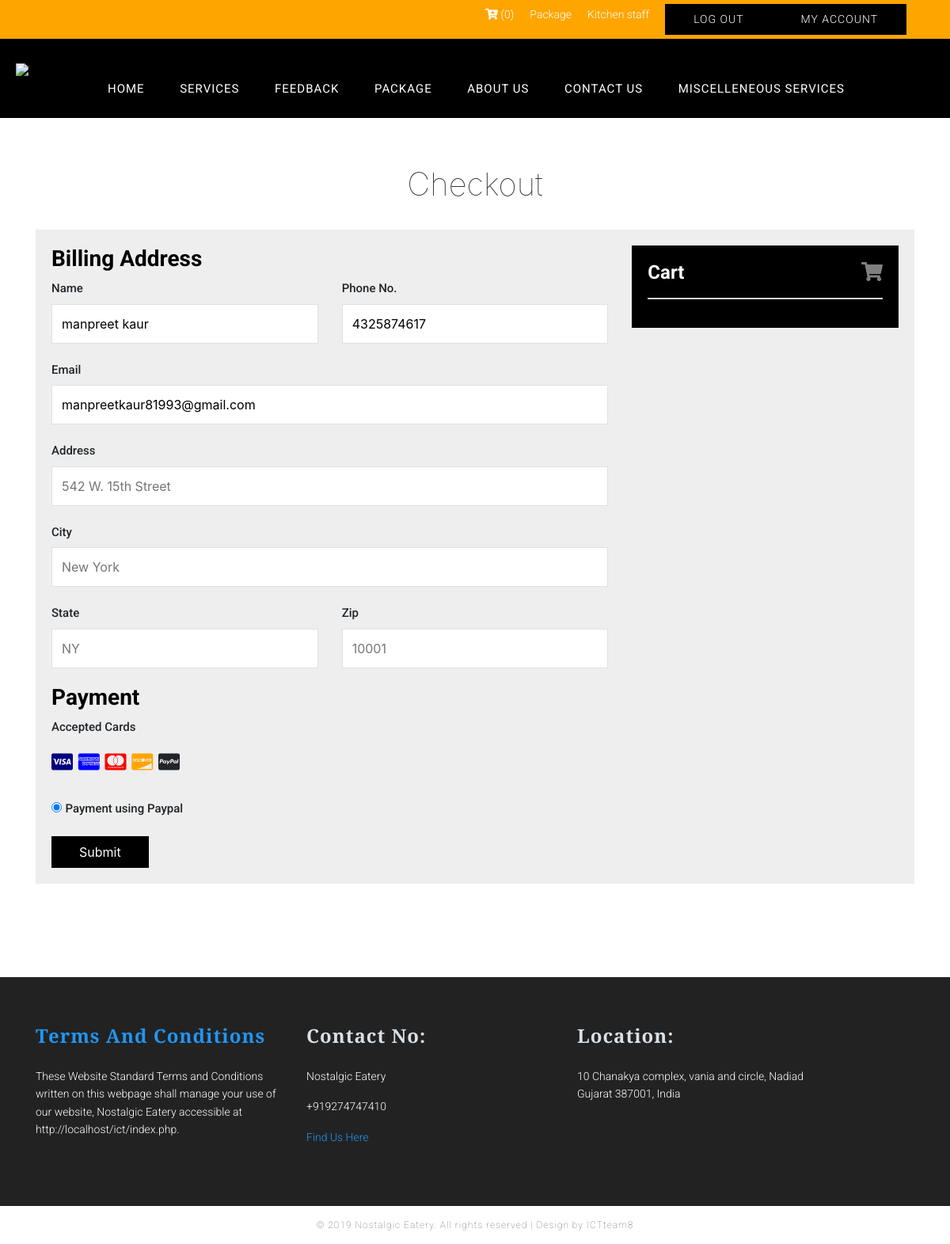
/buy_package.php (signed in), run on the app's committed database.
### tables this page shows
CREATE TABLE `user` (
  `id` int(11) NOT NULL,
  `name` varchar(100) NOT NULL,
  `email` varchar(100) NOT NULL,
  `contactno` bigint(10) DEFAULT NULL,
  `dob` date DEFAULT NULL,
  `username` varchar(100) NOT NULL,
  `password` varchar(100) NOT NULL,
  `address` varchar(255) NOT NULL,
  `user_type` enum('users','admin') NOT NULL DEFAULT 'users',
  `created_at` datetime NOT NULL DEFAULT current_timestamp()
);

### server.php (called while the page is built, shortened)
<?php
$servername = "localhost";
$username = "root";
$password = "";
$db = "ictatjcu_cons2";
$conn = mysqli_connect($servername, $username, $password, $db);
function get_billing_details(){
	global $conn;
	$table = 'user';
	$query = "SELECT u.name, u.email, u.contactno, address.*  FROM " . $table  .' u';
	$query .= " LEFT JOIN address on address.user_id = u.id";
	$query .= " WHERE u.id = ".$_SESSION['id'];
	$query = mysqli_query($conn, $query);
	return  mysqli_fetch_all($query, MYSQLI_ASSOC);
}
?>

### buy_package.php (the view, shortened to what this page needs)
<?php include('server.php') ?>
<?php
	$first_name = "";
	$email = "";
	$address = "";
	$city = "";
	$state = "";
	$zip = $phone ="";
	if(!isset($_SESSION['id'])){
		header('location:login.php?err=2');
	} else {
		$user_data = get_billing_details();
		$first_name = $user_data[0]['name'];
		$email = $user_data[0]['email'];
		$phone = $user_data[0]['contactno'];
		$address = $user_data[0]['address'];
		$city = $user_data[0]['city'];
		$state = $user_data[0]['state'];
		$zip = $user_data[0]['zip_code'];
	}
?>
<!DOCTYPE html>
<html>
    <head>
        <?php require_once 'include/header_css.php'; ?>
    </head>
    <body>
        <div id="wrapper">
            <?php include("include/nav.inc") ?>
            <section class="full internal-page checkOut section">
                <div class="container">
                    <div class="heading">
                        <h1>Checkout</h1>
					</div>
					<form action="<?php echo ADMIN_ACTION_URL?>?action=purchase_package" method="post">
						<div class="row">
                            <div class="col-8">
								<h3>Billing Address</h3>
								<div class="row">
									<div class="col-6">
										<label for="first_name">Name</label>
										<input type="text" id="state" name="first_name" value="<?php echo $first_name;?>" placeholder="First Name">
									</div>
									<div class="col-6">
										<label for="phone">Phone No.</label>
										<input type="text" id="phone" value="<?php echo $phone;?>" name="phone" placeholder="Phone No.">
									</div>
								</div>
								<label for="email">Email</label>
								<input type="text" id="email" name="email" placeholder="john@example.com" value="<?php echo $email;?>">
								<label for="adr">Address</label>
								<input type="text" id="adr" value="<?php echo $address;?>" name="address" placeholder="542 W. 15th Street">
								<label for="city">City</label>
								<input type="text" id="city" value="<?php echo $city;?>" name="city" placeholder="New York">
								<div class="row">
									<div class="col-6">
										<label for="state">State</label>
										<input type="text" id="state" value="<?php echo $state;?>" name="state" placeholder="NY">
									</div>
									<div class="col-6">
										<label for="zip">Zip</label>
										<input type="text" id="zip" value="<?php echo $zip;?>" name="zip" placeholder="10001">
									</div>
								</div>
								<h3>Payment</h3>
								<label for="fname">Accepted Cards</label>
								<div class="icon-container">
									<i class="fab fa-cc-visa" style="color:navy;"></i>
									<i class="fab fa-cc-amex" style="color:blue;"></i>
									<i class="fab fa-cc-mastercard" style="color:red;"></i>
									<i class="fab fa-cc-discover" style="color:orange;"></i>
									<i class="fab fa-cc-paypal"></i>
								</div>
								<p>
								<input type="radio" value="paypal" checked>
								<label for="fname">Payment using Paypal</label></p>
								<div class="" style="float:left;">
									<button type="submit" name="place_order" class="btn btn-info">Submit</button>
								</div>
                            </div>
                            <div class="col-4">
                                <div class="coTotal">
                                    <h4>Cart <span class="price"><i class="fa fa-shopping-cart"></i> </span></h4>
                                    <hr>
                                </div>
                            </div>
						</div>
					</form>
                </div>
            </section>
        </div>
        <?php include("include/footer.inc") ?>
    </body>
</html>

### style.css (style rules this page uses)
* { margin:0; padding:0; font-family: verdana; scroll-behavior:smooth; }
body { background:#fff;padding: 0px;margin: 0px; }
.btn { list-style: none; display: inline-block; float:right; }
#wrapper { width: 100%;float: left;margin-top: 0; }
form, .content { width: 30%; margin: 0px auto; padding: 20px; background: #fff; position:relative; margin-bottom:5.2%; }
.container { width: 1170px;margin: 0 auto; }
.heading { width: 100%;float: left;text-align: center;margin-bottom: 25px; }
.section { padding: 60px 0px;width: 100%;float: left; }
body { font-family: $font-default; font-weight: 100; }
h1 { font-weight: 100; }
label { color: $color-label; }
.checkOut .container form { width: 100% !important;float: left;background-color: #eee; }
.checkOut h3 { font-family: "Roboto", sans-serif;font-weight: 700;color: #000; }
.coTotal { width: 100%;float: left;background-color: #000;padding: 20px; }
.coTotal h4 { font-family: "Roboto", sans-serif;font-weight: 700;color: #fff;margin-bottom: 18px; }
.btn { border-radius: 0px;background-color: #000;padding: 8px 35px; }
.checkOut .btn { float: left;width: 100%; }
.checkOut .btn { border:0px; }
.checkOut .btn { width: auto; }

### buy_package.php (style rules this page uses)
input[type=text] { width:100%;margin-bottom:20px;padding:12px;border:1px solid #e0e1e2;border-radius:0 }
label { font-family:Roboto,sans-serif;font-weight:500;font-size:15px }
.icon-container { margin-bottom:20px;padding:7px 0;font-size:24px }
hr { border:1px solid #d3d3d3 }
span.price { float:right;color:grey }

### data on the page
user: first_name "manpreet kaur", phone "4325874617", email "manpreetkaur81993@gmail.com"

### other printed values
$cart_count "0"
